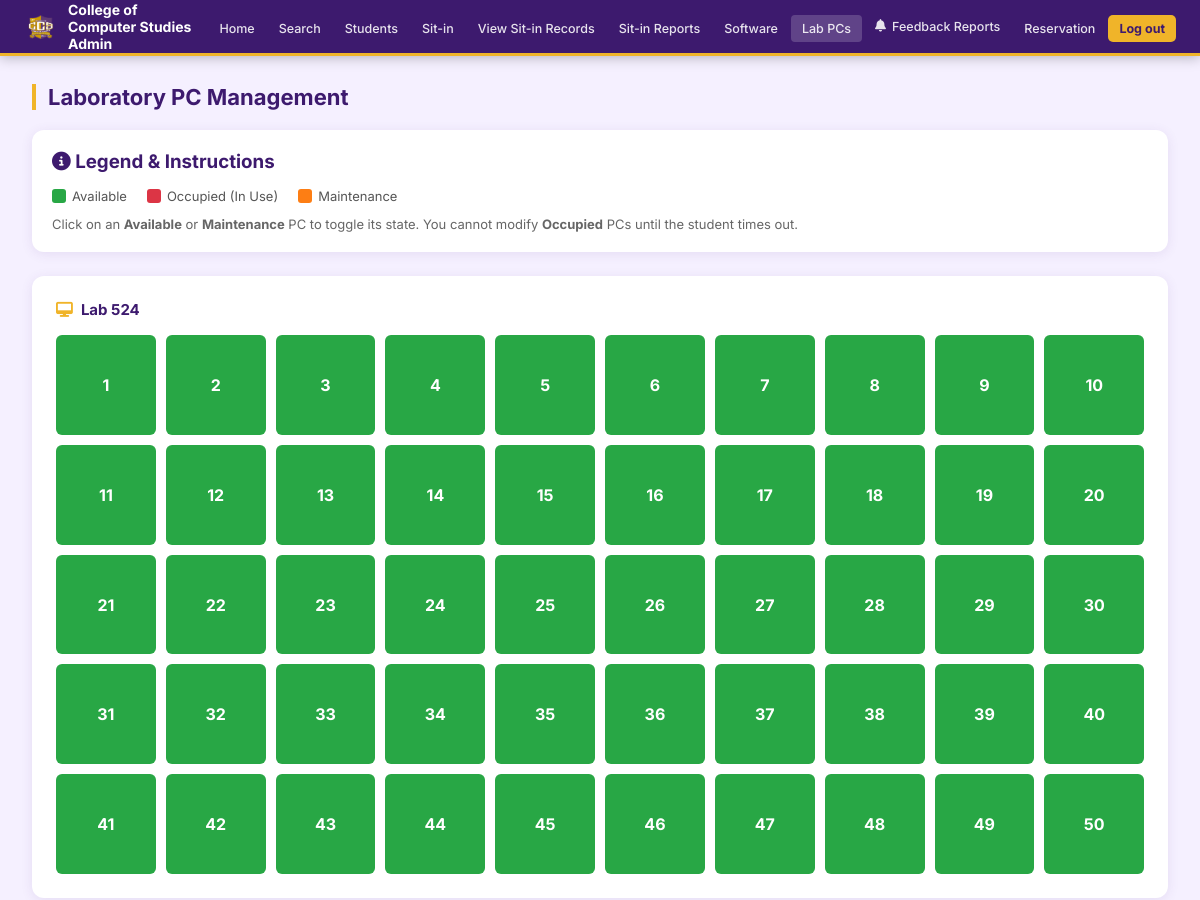
The page /Admin/labs.php (signed in, upper part) on the database as committed earlier.
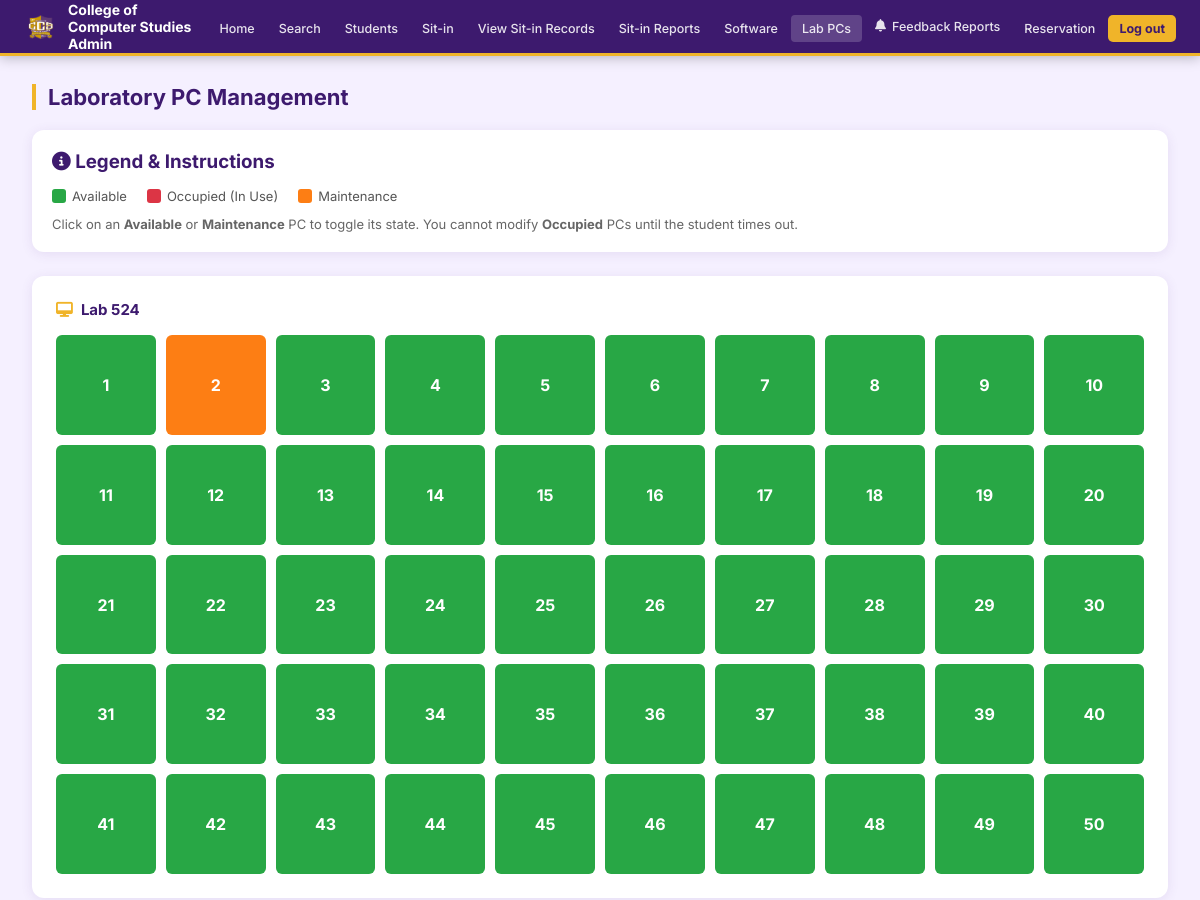
The same page on the database as committed later.
### Admin/labs.php (the view, shortened to what this page needs)
<?php
require_once 'auth.php';
$labs = ['524', '526', '528', '530', '542'];
$all_pcs = [];
foreach ($labs as $lab) {
    $stmt = $pdo->prepare("SELECT id, pc_number, status FROM lab_pcs WHERE lab_name = ? ORDER BY pc_number ASC");
    $stmt->execute([$lab]);
    $all_pcs[$lab] = $stmt->fetchAll();
}
include 'header.php';
?>
<div class="page-content">
    <div class="page-title">Laboratory PC Management</div>
    <div style="background:#fff;border-radius:12px;padding:20px;box-shadow:0 2px 12px rgba(91,45,142,0.1);margin-bottom:24px;">
        <h3 style="color:var(--pdark);margin-bottom:15px;"><i class="fas fa-info-circle"></i> Legend & Instructions</h3>
        <div style="display:flex;gap:20px;font-size:13px;color:#555;align-items:center;">
            <span style="display:flex;align-items:center;gap:6px;"><div style="width:14px;height:14px;background:#28a745;border-radius:3px;"></div> Available</span>
            <span style="display:flex;align-items:center;gap:6px;"><div style="width:14px;height:14px;background:#dc3545;border-radius:3px;"></div> Occupied (In Use)</span>
            <span style="display:flex;align-items:center;gap:6px;"><div style="width:14px;height:14px;background:#fd7e14;border-radius:3px;"></div> Maintenance</span>
        </div>
        <p style="margin-top:12px;font-size:13px;color:#666;">Click on an <b>Available</b> or <b>Maintenance</b> PC to toggle its state. You cannot modify <b>Occupied</b> PCs until the student times out.</p>
    </div>
    <?php foreach($labs as $lab): ?>
    <div class="table-card">
        <h3><i class="fas fa-desktop"></i> Lab <?= htmlspecialchars($lab) ?></h3>
        <div class="pc-grid" style="display:grid;grid-template-columns:repeat(10,1fr);gap:10px;margin-top:15px;">
            <?php foreach($all_pcs[$lab] as $pc): ?>
            <div class="pc-box <?= $pc['status'] ?>"
                 data-id="<?= $pc['id'] ?>"
                 data-status="<?= $pc['status'] ?>"
                 style="aspect-ratio:1;border-radius:6px;display:flex;align-items:center;justify-content:center;font-weight:bold;color:#fff;cursor:<?= $pc['status']==='Occupied'?'not-allowed':'pointer' ?>;transition:0.2s;"
                 onclick="togglePC(this)">
                <?= $pc['pc_number'] ?>
            </div>
            <?php endforeach; ?>
        </div>
    </div>
    <?php endforeach; ?>
</div>
</body></html>

Rows that differ between the two databases and show on the page:
changed lab_pcs (number 2 of 50 on the later page): status "Available" → "Maintenance" (drawn)
